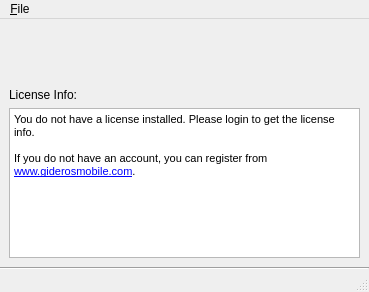
<?xml version="1.0" encoding="UTF-8"?>
<ui version="4.0">
 <class>MainWindow</class>
 <widget class="QMainWindow" name="MainWindow">
  <property name="geometry">
   <rect>
    <x>0</x>
    <y>0</y>
    <width>369</width>
    <height>291</height>
   </rect>
  </property>
  <property name="windowTitle">
   <string>Gideros License Manager</string>
  </property>
  <widget class="QWidget" name="centralWidget">
   <layout class="QVBoxLayout" name="verticalLayout_2">
    <property name="spacing">
     <number>0</number>
    </property>
    <property name="margin">
     <number>0</number>
    </property>
    <item>
     <widget class="QLabel" name="label_4">
      <property name="minimumSize">
       <size>
        <width>369</width>
        <height>60</height>
       </size>
      </property>
      <property name="maximumSize">
       <size>
        <width>270</width>
        <height>60</height>
       </size>
      </property>
      <property name="text">
       <string/>
      </property>
      <property name="pixmap">
       <pixmap resource="licensemanager.qrc">:/gideros_studio_license_manager.png</pixmap>
      </property>
      <property name="margin">
       <number>0</number>
      </property>
     </widget>
    </item>
    <item>
     <layout class="QVBoxLayout" name="verticalLayout">
      <property name="margin">
       <number>9</number>
      </property>
      <item>
       <widget class="QLabel" name="label">
        <property name="text">
         <string>License Info:</string>
        </property>
       </widget>
      </item>
      <item>
       <widget class="QTextEdit" name="licenseInfo">
        <property name="minimumSize">
         <size>
          <width>0</width>
          <height>150</height>
         </size>
        </property>
        <property name="readOnly">
         <bool>true</bool>
        </property>
        <property name="html">
         <string>&lt;!DOCTYPE HTML PUBLIC &quot;-//W3C//DTD HTML 4.0//EN&quot; &quot;http://www.w3.org/TR/REC-html40/strict.dtd&quot;&gt;
&lt;html&gt;&lt;head&gt;&lt;meta name=&quot;qrichtext&quot; content=&quot;1&quot; /&gt;&lt;style type=&quot;text/css&quot;&gt;
p, li { white-space: pre-wrap; }
&lt;/style&gt;&lt;/head&gt;&lt;body style=&quot; font-family:'MS Shell Dlg 2'; font-size:8.25pt; font-weight:400; font-style:normal;&quot;&gt;
&lt;p style=&quot; margin-top:0px; margin-bottom:0px; margin-left:0px; margin-right:0px; -qt-block-indent:0; text-indent:0px;&quot;&gt;&lt;span style=&quot; font-size:8pt;&quot;&gt;You do not have a license installed. Please login to get the license info. &lt;/span&gt;&lt;/p&gt;
&lt;p style=&quot;-qt-paragraph-type:empty; margin-top:0px; margin-bottom:0px; margin-left:0px; margin-right:0px; -qt-block-indent:0; text-indent:0px; font-size:8pt;&quot;&gt;&lt;/p&gt;
&lt;p style=&quot; margin-top:0px; margin-bottom:0px; margin-left:0px; margin-right:0px; -qt-block-indent:0; text-indent:0px;&quot;&gt;&lt;span style=&quot; font-size:8pt;&quot;&gt;If you do not have an account, you can register from &lt;/span&gt;&lt;a href=&quot;http://www.giderosmobile.com&quot;&gt;&lt;span style=&quot; font-size:8pt; text-decoration: underline; color:#0000ff;&quot;&gt;www.giderosmobile.com&lt;/span&gt;&lt;/a&gt;&lt;span style=&quot; font-size:8pt;&quot;&gt;.&lt;/span&gt;&lt;/p&gt;&lt;/body&gt;&lt;/html&gt;</string>
        </property>
       </widget>
      </item>
     </layout>
    </item>
    <item>
     <widget class="Line" name="line">
      <property name="orientation">
       <enum>Qt::Horizontal</enum>
      </property>
     </widget>
    </item>
   </layout>
  </widget>
  <widget class="QMenuBar" name="menuBar">
   <property name="geometry">
    <rect>
     <x>0</x>
     <y>0</y>
     <width>369</width>
     <height>21</height>
    </rect>
   </property>
   <widget class="QMenu" name="menu_File">
    <property name="title">
     <string>&amp;File</string>
    </property>
    <addaction name="actionDeactivate_All"/>
    <addaction name="separator"/>
    <addaction name="actionE_xit"/>
   </widget>
   <addaction name="menu_File"/>
  </widget>
  <widget class="QStatusBar" name="statusBar"/>
  <action name="actionE_xit">
   <property name="text">
    <string>E&amp;xit</string>
   </property>
  </action>
  <action name="actionDeactivate_All">
   <property name="text">
    <string>Deauthorize All</string>
   </property>
  </action>
 </widget>
 <layoutdefault spacing="6" margin="11"/>
 <resources>
  <include location="licensemanager.qrc"/>
 </resources>
 <connections>
  <connection>
   <sender>actionE_xit</sender>
   <signal>triggered()</signal>
   <receiver>MainWindow</receiver>
   <slot>close()</slot>
   <hints>
    <hint type="sourcelabel">
     <x>-1</x>
     <y>-1</y>
    </hint>
    <hint type="destinationlabel">
     <x>134</x>
     <y>145</y>
    </hint>
   </hints>
  </connection>
 </connections>
</ui>
